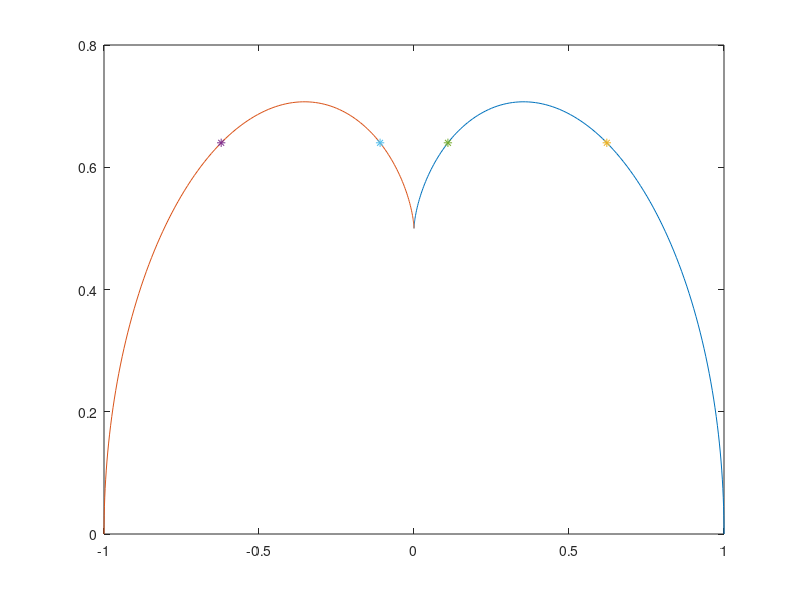

MATLAB code to generate this figure:
phi = [0:0.01:pi/2];
x = cos(phi).^3;
y = 1.5*sin(phi)-sin(phi).^3;

plot(x, y)
hold on;
plot(-x, y)
hold on;

h = 10;
format compact
phi = acos(0.6^(1/3));
while abs(h) > 1.0e-10*abs(x),
    f = 1.5*sin(phi)-sin(phi)^3 -0.64;
    fp = -3*cos(phi)*(-0.5+sin(phi)^2);
    h = f/fp;
    disp([phi, f, fp h]);
    phi = phi-h;
end
x = cos(phi)^3;
plot(x, 0.64, '*')
plot(-x, 0.64, '*')

h = 10;
phi = acos(0.1^(1/3));
while abs(h) > 1.0e-10*abs(phi),
    f = 1.5*sin(phi)-sin(phi)^3 -0.64;
    fp = -3*cos(phi)*(-0.5+sin(phi)^2);
    h = f/fp;
    disp([phi, f, fp h])
    phi = phi-h;
end
x = cos(phi)^3;
plot(x, 0.64, '*')
plot(-x, 0.64, '*')
hold off